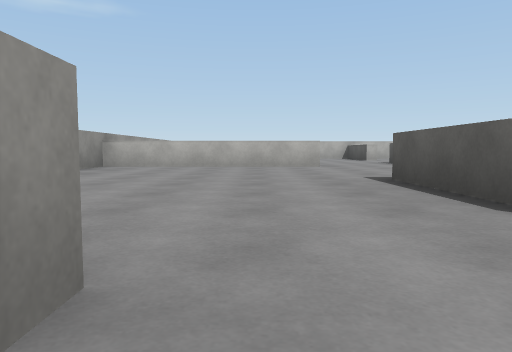
[1] (above)

20 first-person views from a walk through a 3-D level made in the Unity game engine. The camera is 0.48 m above the floor, tilts 4° down and sees 70° across. The floor is counted in squares, 2 m on a side. Each view is taken from the middle of a square. On the plan, view 1 faces up. The plan holds only what a view shows up to about 9 squares ahead; the rest is blank. The player character is not drawn. Some surface patterns are stand-ins.

[2]
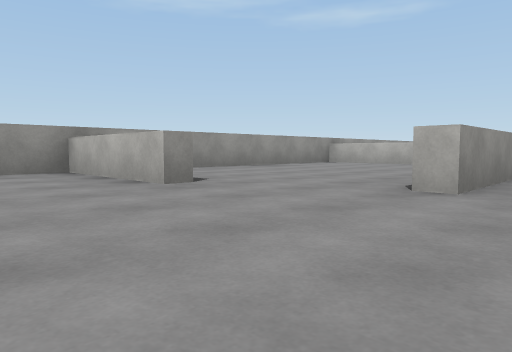

[3]
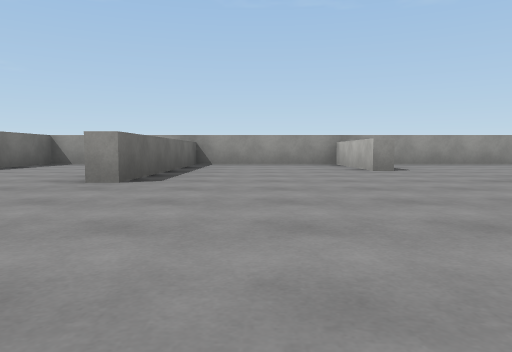

[4]
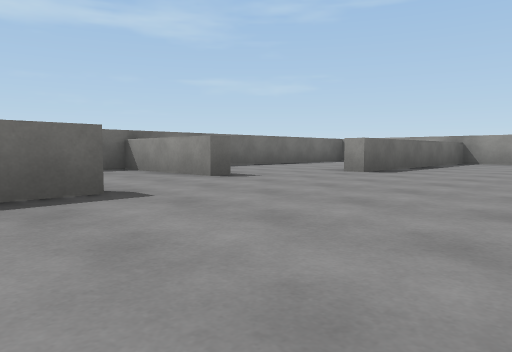

[5]
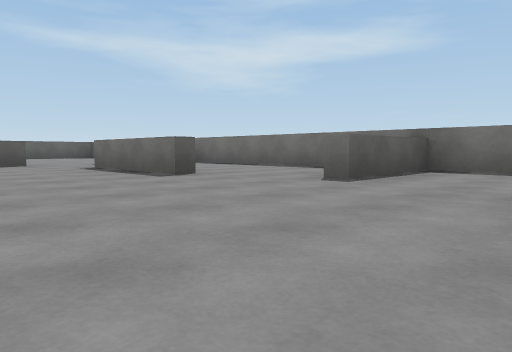

[6]
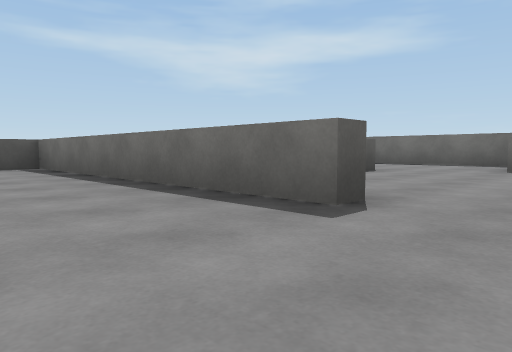

[7]
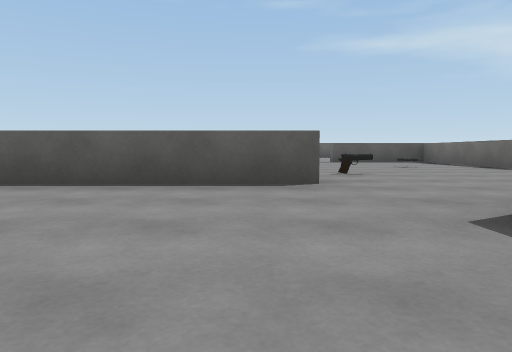

[8]
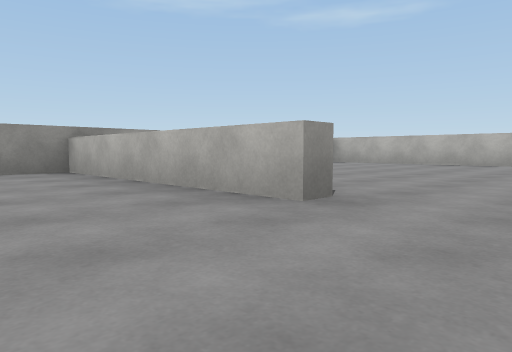

[9]
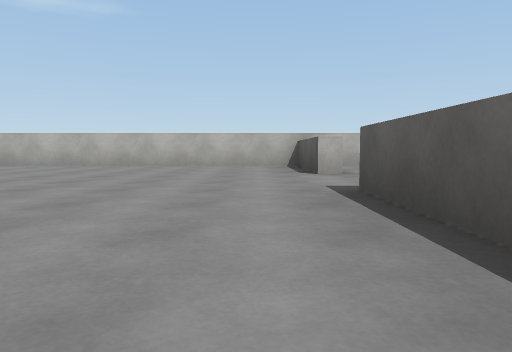

[10]
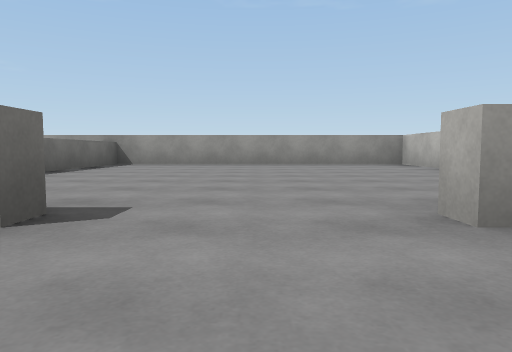

[11]
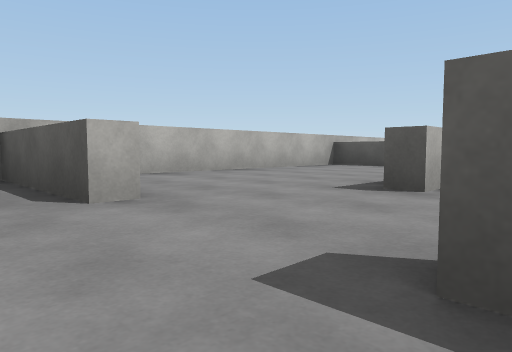

[12]
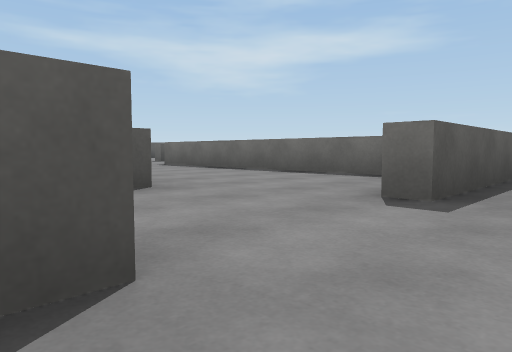

[13]
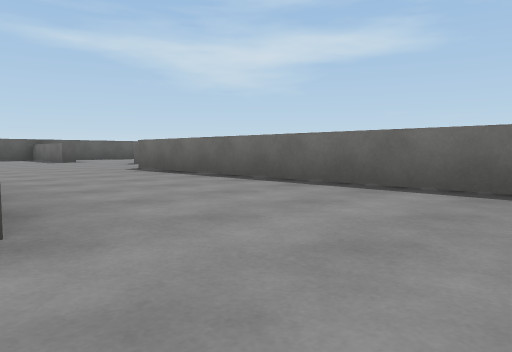

[14]
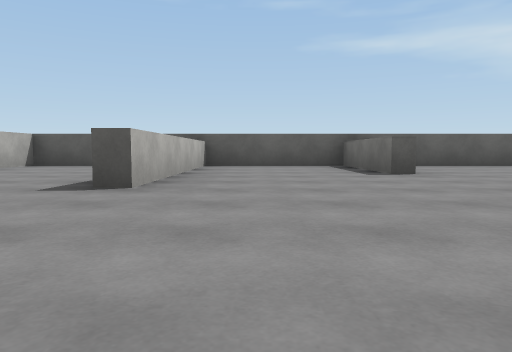

[15]
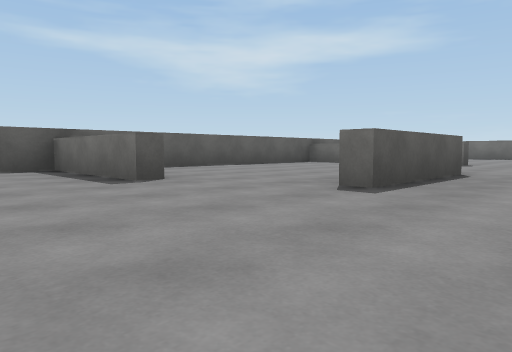

[16]
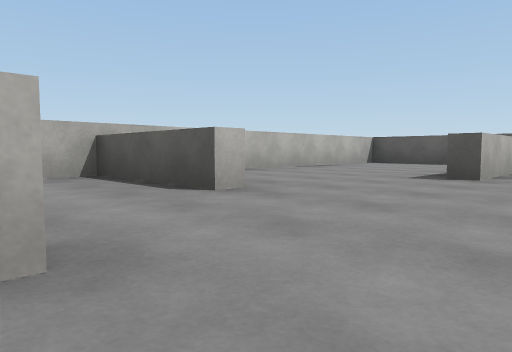

[17]
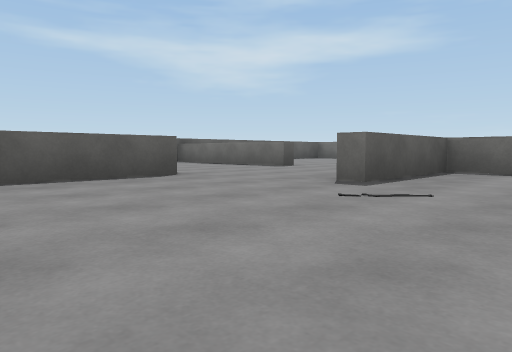

[18]
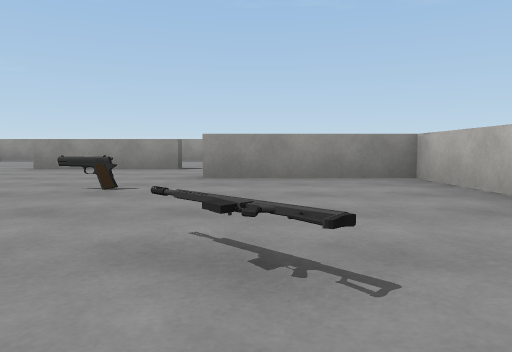

[19]
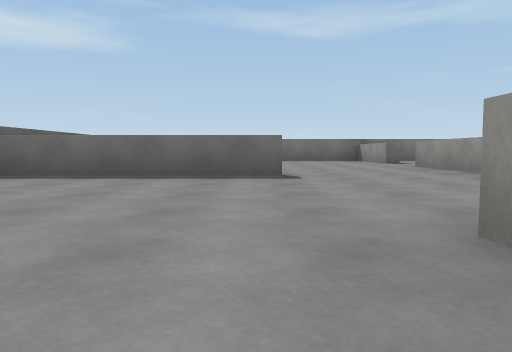

[20]
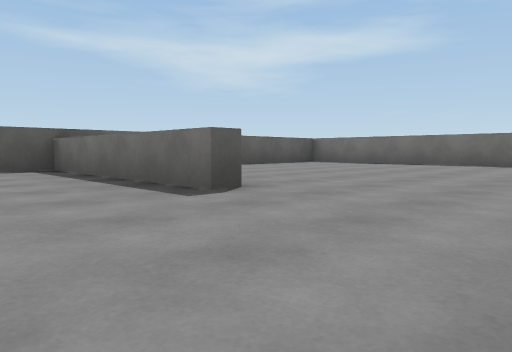

### Floor plan
Points are (right, up) in squares from view 1. A wall is a line through its corners. A room is listed if a view was taken in it or the views show most of it. See-through windows are left out.
Room 1 (views 1, 2, 3, 4, 5, 6, 8, 9)
walls: (-0.3, 0.4) (-2.2, 0.4) (-2.2, -2) (1.4, -2); (2.9, -2.6) (2.9, -3.5); (4.1, -2) (6.2, -2); (1.4, 3.1) (1.4, 1.1); (2.6, 3.5) (2.6, 5.5)
ways out: opening at (0, 1) to room 2; opening at (1, 4.5) to room 2; opening at (2, 6) to room 4; opening at (3, 2.5) to room 5; opening at (2, -2) to room 7; opening at (4, -3) to room 8
Room 2 (view 7)
walls: (1.1, 1.5) (1.1, 3.1); (1, 5.4) (-2.2, 5.4) (-2.2, 1.4)
ways out: opening at (0, 1) to room 1; opening at (1, 4.5) to room 1
Room 3 (views 10, 13, 16)
walls: (7.4, 8.6) (7.4, 10.5) (3.3, 10.5); (3.4, 5.6) (6.6, 5.6)
ways out: opening at (3, 8) to room 4; opening at (6, 7) to room 5
Room 4 (views 11, 12)
walls: (2.6, 8.6) (2.6, 10.5) (-2.2, 10.5) (-2.2, 5.6) (0, 5.6); (2.6, 5.5) (2.6, 7.2)
ways out: opening at (2, 6) to room 1; opening at (3, 8) to room 3
Room 5 (views 14, 15, 17, 18, 19, 20)
walls: (6.6, 5.6) (7.6, 5.6); (9.1, 2.9) (9.1, 4.9); (10.6, 5.6) (12.7, 5.6) (12.7, 7.8) (9.2, 7.8); (4.1, 5.4) (2.9, 5.4) (2.9, 3.5); (9.7, 0.6) (12.7, 0.6) (12.7, 4.5); (12.7, 9) (12.7, 10.5) (9.3, 10.5); (2.7, 0.6) (7.4, 0.6) (7.4, 2.5)
ways out: opening at (3, 2.5) to room 1; opening at (6, 7) to room 3; opening at (8.5, 1) to room 6
objects: pistol (4, 3); other object (5, 2); rifle (5, 4)
Room 6 (no view inside)
walls: (7.6, -2.6) (7.6, -4.5) (12.7, -4.5) (12.7, -2.4); (7.6, 0.2) (7.6, -1.5)
ways out: opening at (8.5, 1) to room 5
Room 7 (no view inside)
walls: (-2.2, -3.9) (-2.2, -4.5) (2.6, -4.5) (2.6, -2.6)
ways out: opening at (2, -2) to room 1
Room 8 (no view inside)
walls: (2.9, -3.5) (2.9, -4.5) (7.4, -4.5)
ways out: opening at (4, -3) to room 1

Where each view was taken, in squares from view 1:
view 1: 0 up, 0 right, facing up
view 2: 1 down, 2 right, facing up-left
view 3: 1 down, 4 right, facing left
view 4: 0 up, 5 right, facing down-left
view 5: 0 up, 1 right, facing down-right
view 6: 2 up, 2 right, facing down-right
view 7: 4 up, 0 right, facing right
view 8: 4 up, 2 right, facing up-left
view 9: 5 up, 2 right, facing up
view 10: 8 up, 4 right, facing left
view 11: 7 up, 2 right, facing up-right
view 12: 9 up, 2 right, facing down-right
view 13: 8 up, 3 right, facing down-right
view 14: 7 up, 7 right, facing right
view 15: 7 up, 8 right, facing down-right
view 16: 7 up, 6 right, facing up-right
view 17: 5 up, 6 right, facing down-right
view 18: 4 up, 6 right, facing left
view 19: 4 up, 10 right, facing down
view 20: 2 up, 8 right, facing down-right
